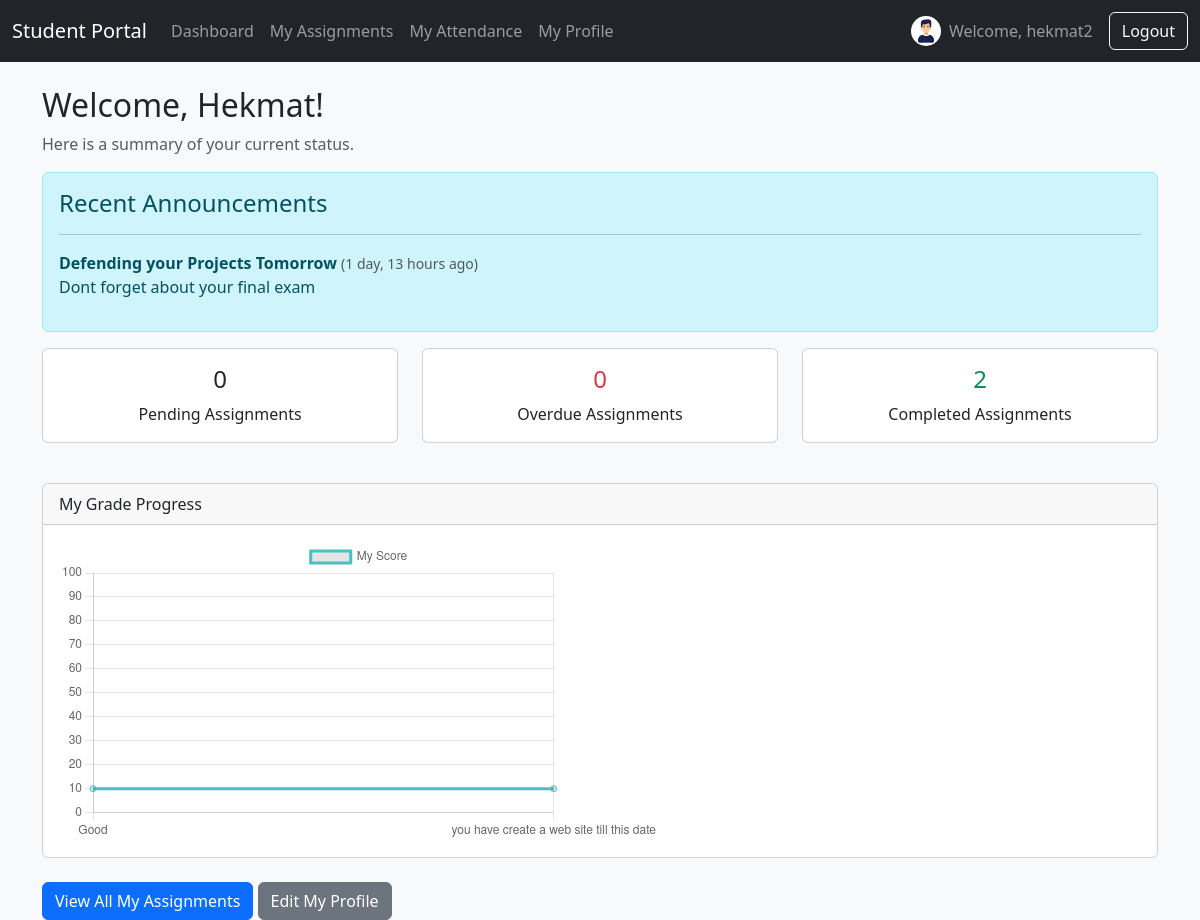
The page /portal/dashboard/ (signed in) on the database its author committed.
### students/models.py (models this page shows, shortened)
class Student(models.Model):
    user = models.OneToOneField(User, on_delete=models.SET_NULL, null=True, blank=True)
    full_name = models.CharField(max_length=255, verbose_name="Full Name")
    photo = models.ImageField(upload_to='student_photos/', null=True, blank=True, default='student_photos/default.png')
    group = models.ForeignKey(Group, on_delete=models.CASCADE, related_name="students", verbose_name="Group")
    phone = models.CharField(max_length=20, blank=True, null=True, verbose_name="Phone")
    email = models.EmailField(blank=True, null=True, verbose_name="Email")
    telegram = models.CharField(max_length=100, blank=True, null=True, verbose_name="Telegram")
    note = models.TextField(blank=True, null=True, verbose_name="Note")

class Announcement(models.Model):
    author = models.ForeignKey(User, on_delete=models.CASCADE, related_name='announcements')
    title = models.CharField(max_length=255)
    content = models.TextField()
    group = models.ForeignKey(Group, on_delete=models.SET_NULL, blank=True, null=True,
                              help_text="Leave blank to send to all students.")
    created_at = models.DateTimeField(auto_now_add=True)
    class Meta:
        ordering = ['-created_at']

### students/views.py (the view)
# urls.py: path('portal/dashboard/', views.StudentDashboardView.as_view(), name='student-dashboard'),
class StudentDashboardView(StudentRequiredMixin, TemplateView):
    template_name = 'students/portal/dashboard.html'
    def get_context_data(self, **kwargs):
        context = super().get_context_data(**kwargs)
        student = self.student
        assignments = Assignment.objects.filter(group=student.group)
        graded_assignments_with_scores = Grade.objects.filter(
            student=student,
            score__isnull=False
        ).select_related('assignment').order_by('assignment__due_date', 'assignment__created_at')
        graded_assignment_ids = [grade.assignment.id for grade in graded_assignments_with_scores]
        context['completed_assignments'] = assignments.filter(id__in=graded_assignment_ids)
        pending_and_overdue = assignments.exclude(id__in=graded_assignment_ids)
        context['pending_assignments'] = pending_and_overdue.filter(Q(due_date__gte=timezone.now().date()) | Q(due_date__isnull=True))
        context['overdue_assignments'] = pending_and_overdue.filter(due_date__lt=timezone.now().date())
        context['graded_assignments_for_chart'] = graded_assignments_with_scores
        context['student'] = student
        context['announcements'] = Announcement.objects.filter(
            Q(group=student.group) | Q(group__isnull=True)
        )[:5]
        return context

### students/context_processors.py (called while the page is built)
def student_profile_picture(request):
    if request.user.is_authenticated and not request.user.is_superuser:
        try:
            student = Student.objects.get(user=request.user)
            return {'student_photo_url': student.photo.url}
        except Student.DoesNotExist:
            return {}
    return {}

### students/views.py (called while the page is built)
    def dispatch(self, request, *args, **kwargs):
        if not request.user.is_authenticated:
            return self.handle_no_permission()
        if request.user.is_superuser:
            messages.warning(request, "This page is for students only.")
            return redirect('dashboard')
        try:
            self.student = Student.objects.get(user=request.user)
        except Student.DoesNotExist:
            logout(request)
            messages.error(request, "Your student profile could not be found. Please contact your teacher.")
            return redirect('login')
        return super().dispatch(request, *args, **kwargs)

### students/templates/students/portal/dashboard.html (shortened to what this page needs)
{% extends 'students/base.html' %}
{% block content %}
<h2>Welcome, {{ student.full_name }}!</h2>
<p class="text-muted">Here is a summary of your current status.</p>
{% if announcements %}
<div class="alert alert-info">
    <h4 class="alert-heading">Recent Announcements</h4>
    <hr>
    {% for announcement in announcements %}
        <div class="mb-3">
            <strong>{{ announcement.title }}</strong> <small class="text-muted">({{ announcement.created_at|timesince }} ago)</small>
            <p>{{ announcement.content|linebreaksbr }}</p>
        </div>
    {% endfor %}
</div>
{% endif %}
<div class="row">
    <div class="col-md-4 mb-3"><div class="card h-100"><div class="card-body text-center"><h4 class="card-title">{{ pending_assignments.count }}</h4><p class="card-text">Pending Assignments</p></div></div></div>
    <div class="col-md-4 mb-3"><div class="card h-100"><div class="card-body text-center"><h4 class="card-title text-danger">{{ overdue_assignments.count }}</h4><p class="card-text">Overdue Assignments</p></div></div></div>
    <div class="col-md-4 mb-3"><div class="card h-100"><div class="card-body text-center"><h4 class="card-title text-success">{{ completed_assignments.count }}</h4><p class="card-text">Completed Assignments</p></div></div></div>
</div>
<div class="row mt-4">
    <div class="col-md-12">
        <div class="card">
            <div class="card-header">My Grade Progress</div>
            <div class="card-body">
                {% if graded_assignments_for_chart %}
                    <div style="position: relative; height: 300px;">
                        <canvas id="gradeLineChart"></canvas>
                    </div>
                {% else %}
                    <p class="text-center text-muted">You have no graded assignments yet. Your grade chart will appear here once you do!</p>
                {% endif %}
            </div>
        </div>
    </div>
</div>
<div class="mt-4">
    <a href="{% url 'student-assignments' %}" class="btn btn-primary">View All My Assignments</a>
    <a href="{% url 'student-profile' %}" class="btn btn-secondary">Edit My Profile</a>
</div>
{% if graded_assignments_for_chart %}
<script>
document.addEventListener('DOMContentLoaded', function() {
    const ctx = document.getElementById('gradeLineChart');
    if (!ctx) return;
    // Build the JavaScript arrays from the Django queryset
    const gradeLabels = [
        {% for grade in graded_assignments_for_chart %}
            "{{ grade.assignment.title|escapejs }}",
        {% endfor %}
    ];
    const gradeData = [
        {% for grade in graded_assignments_for_chart %}
            {{ grade.score }},
        {% endfor %}
    ];
    new Chart(ctx, {
        type: 'line',
        data: {
            labels: gradeLabels,
            datasets: [{
                label: 'My Score',
                data: gradeData,
                fill: false,
                borderColor: 'rgb(75, 192, 192)',
                tension: 0.1
            }]
        },
        options: {
            scales: { y: { beginAtZero: true, suggestedMax: 100 } }
        }
    });
});
</script>
{% endif %}
{% endblock %}

### students/templates/students/base.html (shortened to what this page needs)
<!DOCTYPE html>
<html lang="en">
  <head>
    <link
      href="https://cdn.jsdelivr.net/npm/bootstrap@5.3.2/dist/css/bootstrap.min.css"
      rel="stylesheet"
    />
    <link
      rel="stylesheet"
      href="https://cdn.jsdelivr.net/npm/bootstrap-icons@1.11.1/font/bootstrap-icons.css"
    />
  </head>
  <body class="bg-light">
    {% if user.is_authenticated %}
    <nav class="navbar navbar-expand-lg navbar-dark bg-dark">
        <div class="container-fluid">
            {% if user.is_superuser %}
                <a class="navbar-brand" href="{% url 'dashboard' %}">Teacher Dashboard</a>
            {% else %}
                <a class="navbar-brand" href="{% url 'student-dashboard' %}">Student Portal</a>
            {% endif %}
            <div class="collapse navbar-collapse" id="navbarNav">
                <ul class="navbar-nav me-auto mb-2 mb-lg-0">
                    {% if user.is_superuser %}
                        <li class="nav-item">
                            <a class="nav-link" href="{% url 'student-list' %}">Students</a>
                        </li>
                        <li class="nav-item">
                            <a class="nav-link" href="{% url 'group-list' %}">Groups</a>
                        </li>
                        <li class="nav-item">
                            <a class="nav-link" href="{% url 'assignment-list' %}">Assignments</a>
                        </li>
                        <li class="nav-item">
                            <a class="nav-link" href="{% url 'announcement-list' %}">Announcements</a>
                        </li>
                        <li class="nav-item">
                            <a class="nav-link" href="{% url 'attendance' %}">Attendance</a>
                        </li>
                    {% else %}
                        <li class="nav-item">
                            <a class="nav-link" href="{% url 'student-dashboard' %}">Dashboard</a>
                        </li>
                        <li class="nav-item">
                            <a class="nav-link" href="{% url 'student-assignments' %}">My Assignments</a>
                        </li>
                        <li class="nav-item">
                            <a class="nav-link" href="{% url 'student-attendance' %}">My Attendance</a>
                        </li>
                        <li class="nav-item">
                            <a class="nav-link" href="{% url 'student-profile' %}">My Profile</a>
                        </li>
                    {% endif %}
                </ul>
                {% if user.is_superuser %}
                    <span class="navbar-text me-3">
                        Welcome, {{ user.username }}
                    </span>
                {% else %}
                    <span class="navbar-text me-3 d-flex align-items-center">
                        {% if student_photo_url %}
                            <img src="{{ student_photo_url }}" class="rounded-circle me-2" alt="{{ user.username }}" width="30" height="30" style="object-fit: cover;">
                        {% endif %}
                        Welcome, {{ user.username }}
                    </span>
                {% endif %}
                <form action="{% url 'logout' %}" method="post" class="d-flex">
                    <button type="submit" class="btn btn-outline-light">Logout</button>
                </form>
            </div>
        </div>
    </nav>
    {% endif %}
    <main class="container mt-4">
       {% block content %}{% endblock %}
    </main>
  </body>
</html>

### rows shown on the page
Student: full_name "Hekmat"
Announcement: title "Defending your Projects Tomorrow", created_at "1 day, 13 hours", content "Dont forget about your final exam"

### other values the page prints
{{ user.username }} "hekmat2"
{{ pending_assignments.count }} "0"
{{ overdue_assignments.count }} "0"
{{ completed_assignments.count }} "2"
chart data {{ grade.assignment.title|escapejs }} Good, you have create a web site till this date
chart data {{ grade.score }} 10.00, 10.00
